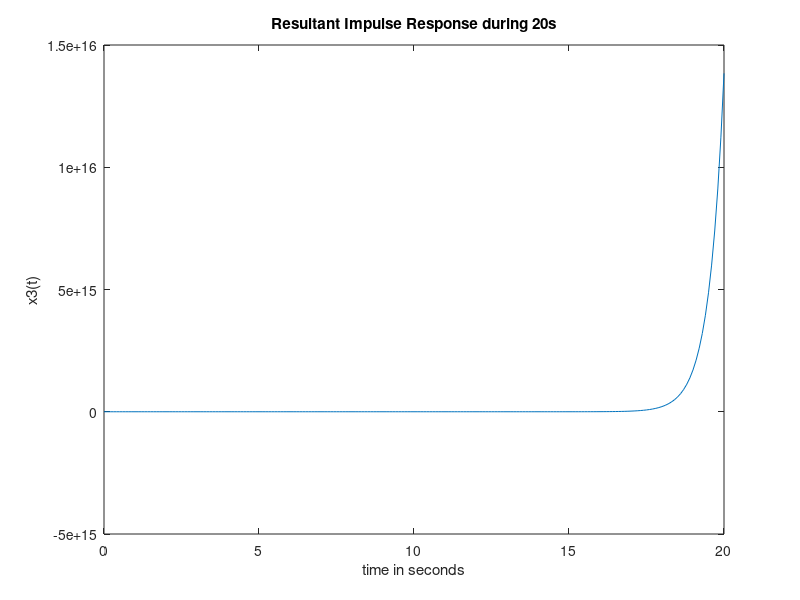

MATLAB code to generate this figure:
% Liam Piper ; April 2022 ; HW 4 ; Question 2

clc; clear all; close all;

t0 = 0;
tf = 20;
dt = 0.1;
t = t0:dt:tf;

%The x that was calculated from problem 1
x = -0.009696*exp(-sqrt(4.3707)*t)+0.0096*exp(sqrt(4.3707)*t);

%the plot output
plot(t, x)
title("Resultant Impulse Response during 20s")
xlabel("time in seconds")
ylabel("x3(t)")
